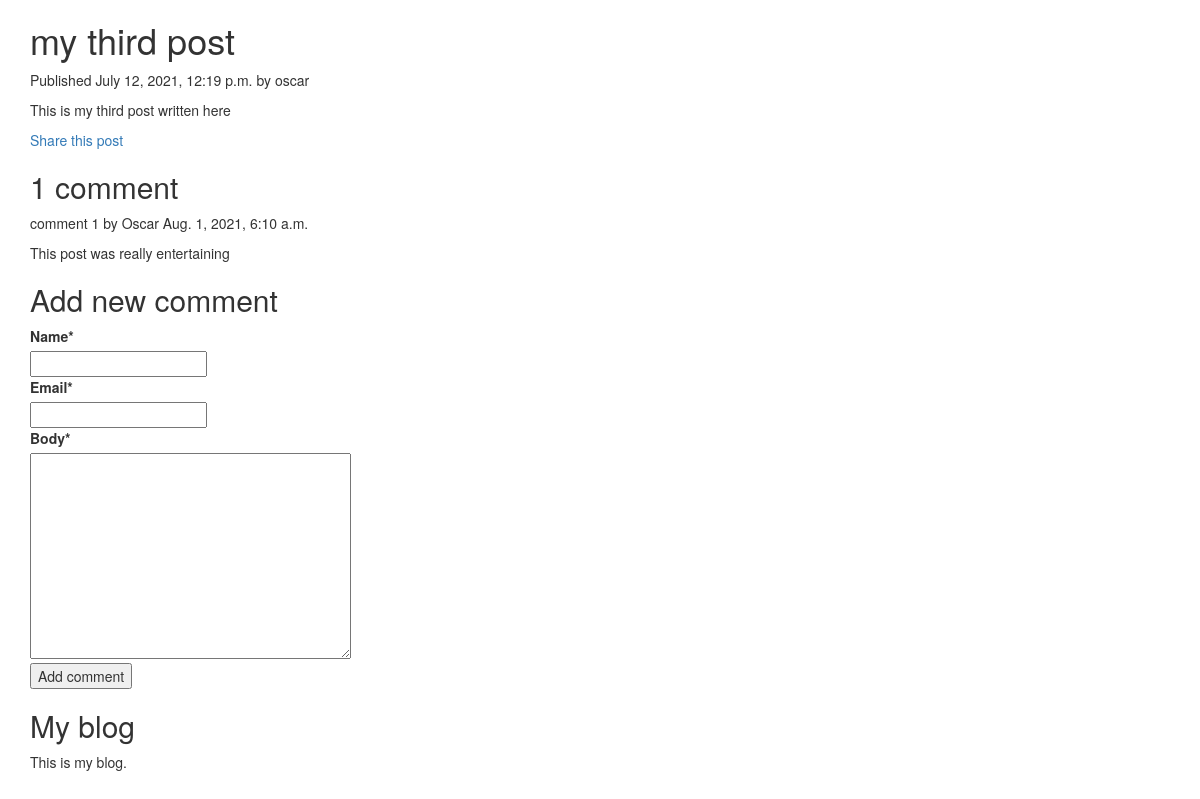
Screenshot of /blog/2021/7/12/third-post/ with the database file from the repository.
### blog/models.py (models this page shows, shortened)
class Post (models.Model):
    STATUS_CHOICES = (
        ('draft','Draft'),
        ('published','Published'),
    )
    objects = models.Manager() # The default manager.
    published = PublishedManager() # Our custom manager.
    tags = TaggableManager()
    title = models.CharField(max_length = 250)
    slug = models.SlugField(max_length = 250, unique_for_date = 'publish')
    author = models.ForeignKey(User, on_delete=models.CASCADE,  related_name='blog_posts')
    body = models.TextField()
    publish = models.DateTimeField(default = timezone.now)
    created = models.DateTimeField(auto_now_add = True)
    updated = models.DateTimeField(auto_now = True)
    status = models.CharField(max_length=10, choices = STATUS_CHOICES,default = 'draft')
    class Meta:
        ordering = ('-publish',)

class Comment (models.Model):
    post = models.ForeignKey(Post, on_delete=models.CASCADE,related_name = 'comments')
    name = models.CharField(max_length=80)
    email= models.EmailField()
    body = models.TextField()
    created = models.DateTimeField(auto_now_add=True)
    updated = models.DateTimeField(auto_now = True)
    active = models.BooleanField(default = True)
    class Meta:
        ordering= ('created',)

### blog/views.py (the view)
def post_detail(request, year, month, day, post):
    post = get_object_or_404(Post, slug=post,
        status='published',
        publish__year=year,
        publish__month=month,
        publish__day=day)
    comments = post.comments.filter(active=True)
    new_comment = None
    if request.method == 'POST':
        comment_form = CommentForm(data=request.POST)
        if comment_form.is_valid():
            new_comment = comment_form.save(commit=False)
            new_comment.post = post
            new_comment.save()
    else:
        comment_form = CommentForm()
    return render(request,
        'blog/post/detail.html',
        {'post': post,
        'comments':comments,
        'new_comment':new_comment,
        'comment_form':comment_form})

### blog/forms.py
class CommentForm (forms.ModelForm):
    class Meta:
        model = Comment
        fields = ('name','email','body')

### blog/templates/blog/post/detail.html (shortened to what this page needs)
{% extends "blog/base.html" %}
{% load crispy_forms_tags %}
{% block content %}
 <h1>{{ post.title }}</h1>
 <p class="date">
 Published {{ post.publish }} by {{ post.author }}
 </p>
 {{ post.body|linebreaks }}
 <p>
     <a href="{% url 'blog:post_share' post.id %}">
         Share this post
     </a>
 </p>
 {% with comments.count as total_comments %}
<h2>
    {{ total_comments }} comment {{ total_comments | pluralize}}
</h2>
{% for comment in comments %}
<div>
    <p>
        comment {{ forloop.counter }} by {{ comment.name }}
        {{ comment.created }}
    </p>
    {{ comment.body | linebreaks }}
</div>
{% empty %}
<p> There are no comments yet </p>
{% endfor %}
 {% endwith %}
  {% if new_comment %}
  <h2> Your comment has been added successfully</h2>
  {% else %}
  <h2> Add new comment </h2>
  <form method="POST">
      {{ comment_form | crispy }}
      <p> <input type="submit" value="Add comment"> </p>
  </form>
  {% endif %}
{% endblock %}

### rows the page displays
Post: title "my third post", publish "July 12, 2021, 12:19 p.m.", author "oscar", body "This is my third post written here"
Comment: name "Oscar", created "Aug. 1, 2021, 6:10 a.m.", body "This post was really entertaining"

### other values shown
{{ total_comments }} "1"
